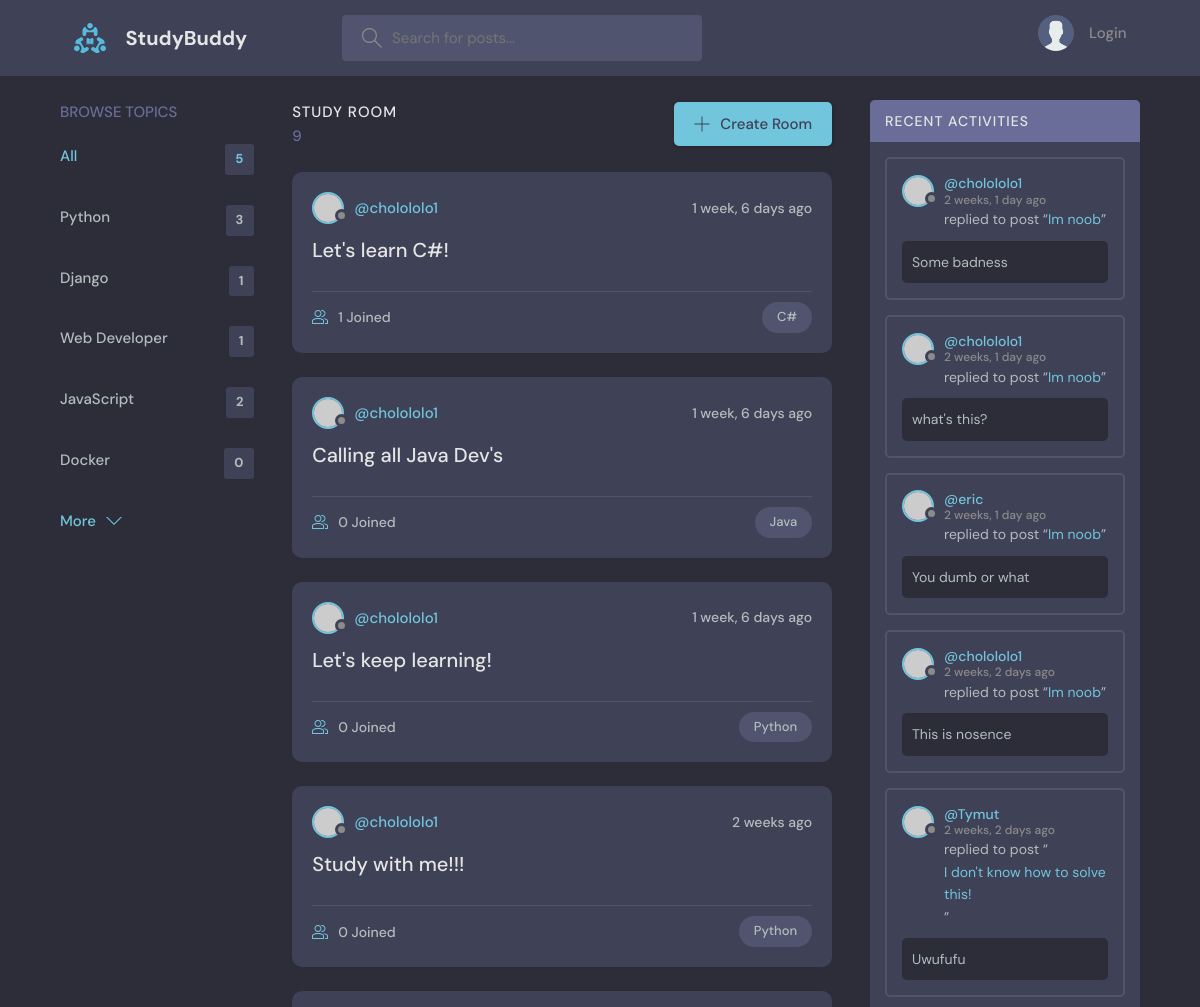
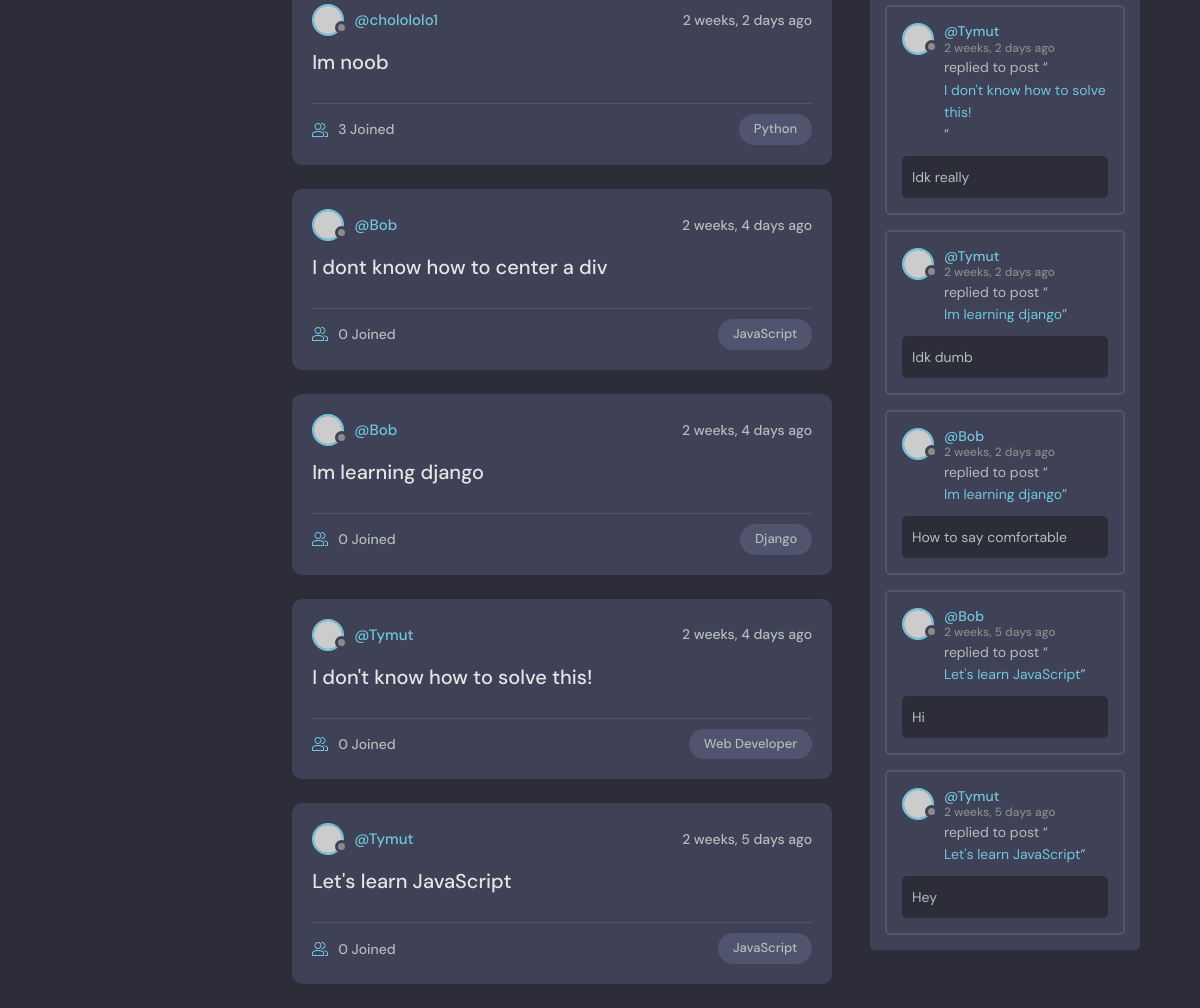
The page / on the database its author committed (2 pictures, top to bottom).
### base/models.py (models this page shows, shortened)
class Topic(models.Model):
    name = models.CharField(max_length=200)

class Room(models.Model):
    host = models.ForeignKey(User, on_delete=models.SET_NULL, null=True)
    topic = models.ForeignKey(Topic, on_delete=models.SET_NULL, null=True)
    name = models.CharField(max_length=200)
    description = models.TextField(null=True, blank=True)
    participants = models.ManyToManyField(User, related_name='participants', blank=True)
    updated = models.DateTimeField(auto_now=True)
    created = models.DateTimeField(auto_now_add=True)
    def __str__(self):
        return self.name
    class Meta():
        ordering = ['-updated', '-created']

class Message(models.Model):
    user = models.ForeignKey(User, on_delete=models.CASCADE)
    room = models.ForeignKey(Room, on_delete=models.CASCADE)
    body = models.TextField()
    updated = models.DateTimeField(auto_now=True)
    created = models.DateTimeField(auto_now_add=True)
    class Meta():
        ordering = ['-updated', '-created']

### base/views.py (the view)
# urls.py: path('', views.home, name='home'),
def home(request):
    q = request.GET.get('q') if request.GET.get('q') != None else ''
    rooms = Room.objects.filter(Q(topic__name__icontains=q) | Q(name__icontains=q) | Q(description__icontains=q))
    topics = Topic.objects.all()[0:5]
    room_count = rooms.count()
    roomMessages = Message.objects.filter(Q(room__topic__name__icontains=q))
    context = {'rooms': rooms, 'topics': topics, 'room_count': room_count, 'roomMessages': roomMessages}
    return render(request, 'base/home.html', context)

### base/templates/base/home.html (shortened to what this page needs)
{% extends 'main.html' %}
{% block content %}
  <main class="layout layout--3">
    <div class="container">
      {% include 'base/topics_component.html' %}
      <div class="roomList">
        <div class="roomList__header">
          <div>
            <h2>Study Room</h2>
            <p>{{room_count}}</p>
          </div>
          <a class="btn btn--main" href="{% url 'create-room' %}">
            <svg version="1.1" xmlns="http://www.w3.org/2000/svg" width="32" height="32" viewBox="0 0 32 32">
              <title>add</title>
              <path
                d="M16.943 0.943h-1.885v14.115h-14.115v1.885h14.115v14.115h1.885v-14.115h14.115v-1.885h-14.115v-14.115z"
              ></path>
            </svg>
            Create Room
          </a>
        </div>
        {% include 'base/feed_component.html' %}
      </div>
      {% include 'base/activity_component.html' %}
    </div>
  </main>
{% endblock content %}

### base/templates/base/topics_component.html
<div class="topics">
    <div class="topics__header">
      <h2>Browse Topics</h2>
    </div>
    <ul class="topics__list">
      <li>
        <a href="{% url 'home' %}" class="active">All <span>{{topics.count}}</span></a>
      </li>
      {% for topic in topics %}
      <li>
        <a href="{% url 'home'%}?q={{topic.name}}">{{topic.name}}<span>{{topic.room_set.all.count}}</span></a>
      </li>
      {% endfor %}
    </ul>
    <a class="btn btn--link" href="{% url 'topics' %}">
      More
      <svg version="1.1" xmlns="http://www.w3.org/2000/svg" width="32" height="32" viewBox="0 0 32 32">
        <title>chevron-down</title>
        <path d="M16 21l-13-13h-3l16 16 16-16h-3l-13 13z"></path>
      </svg>
    </a>
  </div>

### base/templates/base/feed_component.html (shortened to what this page needs)
{% for room in rooms %}
<div class="roomListRoom">
    <div class="roomListRoom__header">
      <a href="{% url 'user-profile' room.host.id %}" class="roomListRoom__author">
        <div class="avatar avatar--small">
          <img src="https://randomuser.me/api/portraits/women/11.jpg" />
        </div>
        <span>@{{room.host.username}}</span>
      </a>
      <div class="roomListRoom__actions">
        <span>{{room.created|timesince}} ago</span>
      </div>
    </div>
    <div class="roomListRoom__content">
      <a href="{% url 'room' room.id %}">{{room.name}}</a>
    </div>
    <div class="roomListRoom__meta">
      <a href="room.html" class="roomListRoom__joined">
        {{room.participants.all.count}} Joined
      </a>
      <p class="roomListRoom__topic">{{room.topic.name}}</p>
    </div>
</div>
{% endfor %}

### base/templates/base/activity_component.html (shortened to what this page needs)
<div class="activities">
    <div class="activities__header">
      <h2>Recent Activities</h2>
    </div>
    {% for message in roomMessages %}
    <div class="activities__box">
      <div class="activities__boxHeader roomListRoom__header">
        <a href="{% url 'user-profile' message.user.id %}" class="roomListRoom__author">
          <div class="avatar avatar--small">
            <img src="https://randomuser.me/api/portraits/women/11.jpg" />
          </div>
          <p>
            @{{message.user}}
            <span>{{message.created|timesince}} ago</span>
          </p>
        </a>
      </div>
      <div class="activities__boxContent">
        <p>replied to post “<a href="{% url 'room' message.room.id %}">{{message.room}}</a>”</p>
        <div class="activities__boxRoomContent">
          {{message.body}}
        </div>
      </div>
    </div>
    {% endfor %}
  </div>

### rows shown on the page
Topic: name "Python", room_set.all.count "3"
Topic: name "Django", room_set.all.count "1"
Topic: name "Web Developer", room_set.all.count "1"
Topic: name "JavaScript", room_set.all.count "2"
Topic: name "Docker", room_set.all.count "0"
Room: host.username "cholololo1", created "1 week, 6 days", name "Let's learn C#!", participants.all.count "1", topic.name "C#"
Room: host.username "cholololo1", created "1 week, 6 days", name "Calling all Java Dev's", participants.all.count "0", topic.name "Java"
Room: host.username "cholololo1", created "1 week, 6 days", name "Let's keep learning!", participants.all.count "0", topic.name "Python"
Room: host.username "cholololo1", created "2 weeks", name "Study with me!!!", participants.all.count "0", topic.name "Python"
Room: host.username "cholololo1", created "2 weeks, 2 days", name "Im noob", participants.all.count "3", topic.name "Python"
Room: host.username "Bob", created "2 weeks, 4 days", name "I dont know how to center a div", participants.all.count "0", topic.name "JavaScript"
Room: host.username "Bob", created "2 weeks, 4 days", name "Im learning django", participants.all.count "0", topic.name "Django"
Room: host.username "Tymut", created "2 weeks, 4 days", name "I don't know how to solve this!", participants.all.count "0", topic.name "Web Developer"
Room: host.username "Tymut", created "2 weeks, 5 days", name "Let's learn JavaScript", participants.all.count "0", topic.name "JavaScript"
Message: user "cholololo1", created "2 weeks, 1 day", room "Im noob", body "Some badness"
Message: user "cholololo1", created "2 weeks, 1 day", room "Im noob", body "what's this?"
Message: user "eric", created "2 weeks, 1 day", room "Im noob", body "You dumb or what"
Message: user "cholololo1", created "2 weeks, 2 days", room "Im noob", body "This is nosence"
Message: user "Tymut", created "2 weeks, 2 days", room "I don't know how to solve this!", body "Uwufufu"
Message: user "Tymut", created "2 weeks, 2 days", room "I don't know how to solve this!", body "Idk really"
Message: user "Tymut", created "2 weeks, 2 days", room "Im learning django", body "Idk dumb"
Message: user "Bob", created "2 weeks, 2 days", room "Im learning django", body "How to say comfortable"
Message: user "Bob", created "2 weeks, 5 days", room "Let's learn JavaScript", body "Hi"
Message: user "Tymut", created "2 weeks, 5 days", room "Let's learn JavaScript", body "Hey"

### other values the page prints
{{ topics.count }} "5"
{{ room_count }} "9"
